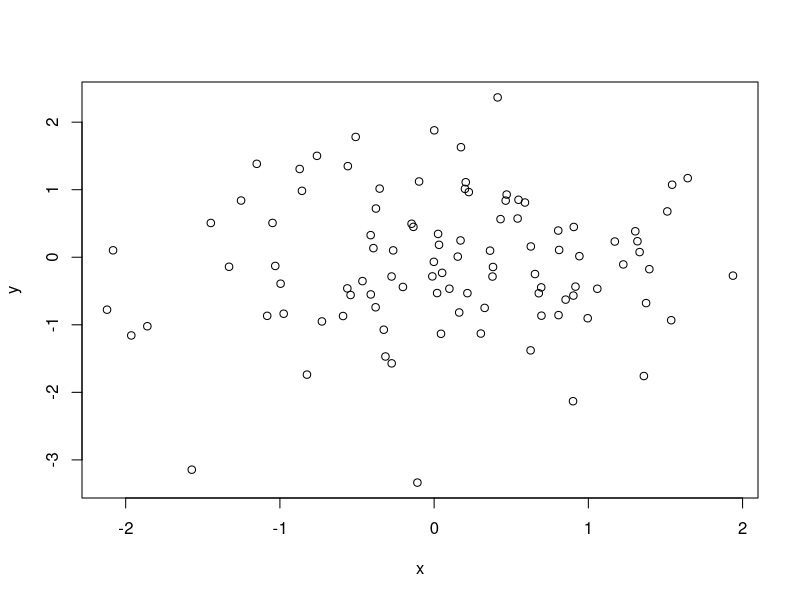
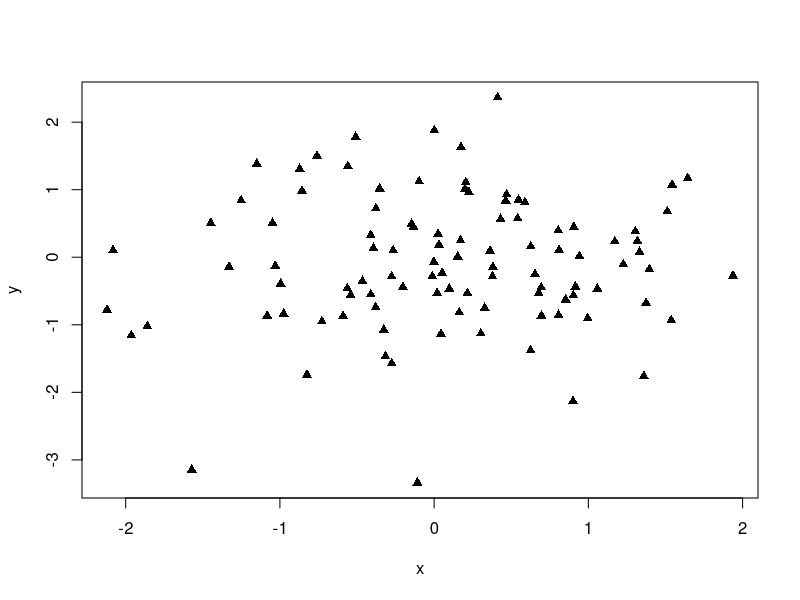

The R source for these figures, in order:
## 2023/07/15 Phil's R script

x <- rnorm(100)
mean(x) 
y <- rnorm(100)

plot(x, y) ## Symbols look too basic, Phil.  Don't you have any sense of style?
# plot(x, y, pch = 19) ## Still not happy with black circles.  我不高兴。
plot(x, y, pch = 17) ## Heck yeah, Jing!
